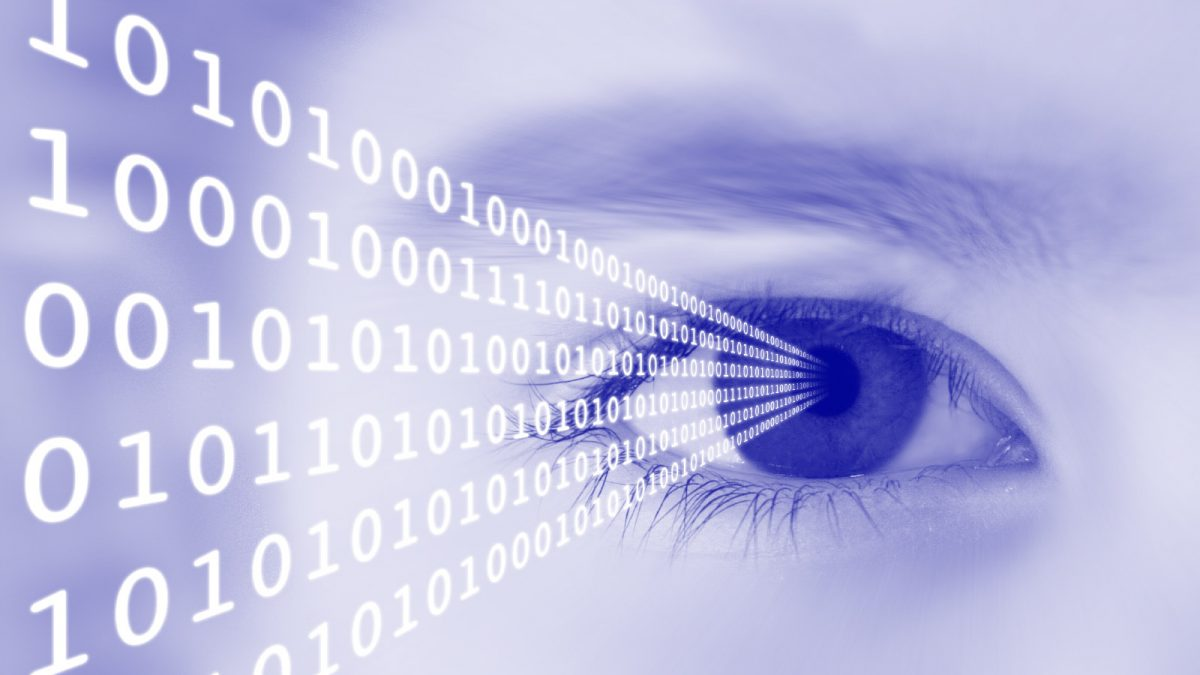
#> input picture img.jpg, 1200 x 675 px
$ jupyter execute 1_c_equlization.ipynb
#> lines starting #> are read from the running program, lines starting #| are printed output that depends on the picture; after the words box and inside, x2 and y2 are one past the last pixel; in counts of white or black regions, pixels touching at a corner belong together
[cell 1]
import numpy as np
import cv2
import matplotlib.pyplot as plt

def generate_histogram(image):
    """
    Generate a histogram for the given grayscale image.

    Parameters:
        image (numpy.ndarray): Input grayscale image.

    Returns:
        numpy.ndarray: Histogram of pixel intensities.
    """
    histogram = np.zeros(256)  # Array for pixel intensity counts (0–255)
    height, width = image.shape

    for i in range(height):
        for j in range(width):
            histogram[image[i, j]] += 1
    return histogram

def manual_histogram_equalization(image):
    """
    Perform histogram equalization manually on the input image.

    Parameters:
        image (numpy.ndarray): Input grayscale image.

    Returns:
        numpy.ndarray: Equalized image.
    """
    # Calculate histogram
    histogram = generate_histogram(image)

    # Normalize the histogram
    normalized_histogram = histogram / (image.shape[0] * image.shape[1])

    # Calculate the cumulative distribution function (CDF)
    cdf = np.cumsum(normalized_histogram)

    # Scale CDF to map to pixel intensity range [0, 255]
    cdf_scaled = (cdf * 255).astype(np.uint8)

    # Map the original pixel values to the equalized values using the scaled CDF
    equalized_image = np.zeros_like(image)
    for i in range(image.shape[0]):
        for j in range(image.shape[1]):
            equalized_image[i, j] = cdf_scaled[image[i, j]]

    return equalized_image

def plot_histograms_and_images(original_image, segmented_image, equalized_image):
    """
    Plot histograms and display the original, segmented, and equalized images side by side.

    Parameters:
        original_image (numpy.ndarray): Original grayscale image.
        segmented_image (numpy.ndarray): Segmented binary image.
        equalized_image (numpy.ndarray): Image after histogram equalization.
    """
    # Generate histograms
    original_histogram = generate_histogram(original_image)
    segmented_histogram = generate_histogram(segmented_image)
    equalized_histogram = generate_histogram(equalized_image)

    # Plot images and histograms
    plt.figure(figsize=(18, 12))

    # Original image and histogram
    plt.subplot(3, 3, 1)
    plt.imshow(original_image, cmap='gray')
    plt.title('Original Image')
    plt.axis('off')

    plt.subplot(3, 3, 2)
    plt.bar(range(256), original_histogram, color='gray', width=1)
    plt.title('Histogram of Original Image')
    plt.xlabel('Pixel Intensity')
    plt.ylabel('Frequency')

    # Segmented image and histogram
    plt.subplot(3, 3, 4)
    plt.imshow(segmented_image, cmap='gray')
    plt.title('Segmented Image')
    plt.axis('off')

    plt.subplot(3, 3, 5)
    plt.bar(range(256), segmented_histogram, color='gray', width=1)
    plt.title('Histogram of Segmented Image')
    plt.xlabel('Pixel Intensity')
    plt.ylabel('Frequency')

    # Equalized image and histogram
    plt.subplot(3, 3, 7)
    plt.imshow(equalized_image, cmap='gray')
    plt.title('Equalized Image')
    plt.axis('off')

    plt.subplot(3, 3, 8)
    plt.bar(range(256), equalized_histogram, color='gray', width=1)
    plt.title('Histogram of Equalized Image')
    plt.xlabel('Pixel Intensity')
    plt.ylabel('Frequency')

    plt.tight_layout()
    plt.show()

def plot_histogram_and_segment(image, threshold):
    """
    Perform threshold segmentation and return the segmented binary image.

    Parameters:
        image (numpy.ndarray): Input grayscale image.
        threshold (int): Threshold value for segmentation.

    Returns:
        numpy.ndarray: Segmented binary image.
    """
    # Apply threshold segmentation
    segmented_image = np.where(image > threshold, 255, 0).astype(np.uint8)
    return segmented_image

# Load a 512x512 grayscale image
image_path = "img.jpg"  # Replace with your image path
original_image = cv2.imread(image_path, cv2.IMREAD_GRAYSCALE)
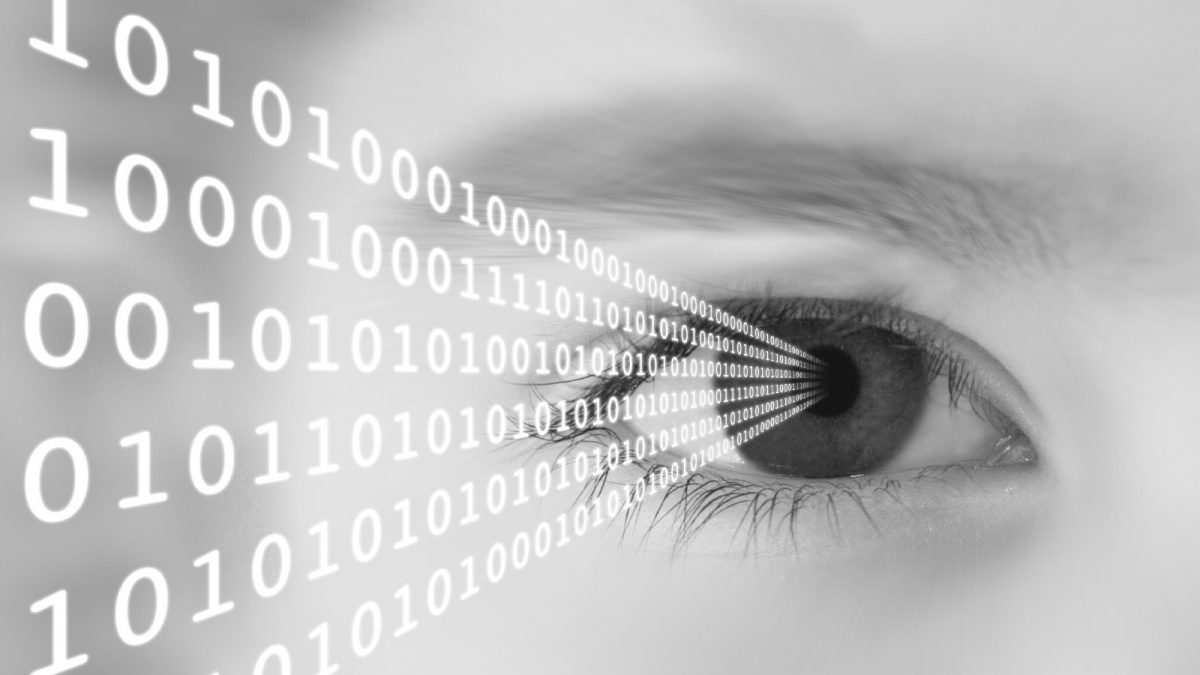
#> original_image: shape (675, 1200); min 11, max 255, mean 190.5

if original_image is None:
    raise ValueError("Could not load the image. Please check the file path.")

# Resize image if not 512x512
if original_image.shape != (512, 512):
    original_image = cv2.resize(original_image, (512, 512), interpolation=cv2.INTER_AREA)
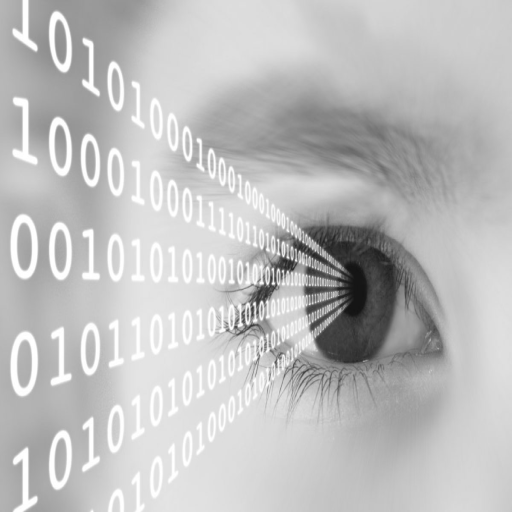
#> original_image: shape (512, 512); min 19, max 255, mean 190.5

# Choose a threshold value (can be determined from the histogram)
threshold_value = 150  # Example value, adjust as needed based on histogram observation

# Perform segmentation
segmented_image = plot_histogram_and_segment(original_image, threshold_value)
#> in plot_histogram_and_segment, `segmented_image = np.where(image > threshold, 255, 0).astype(np.uint8)`:
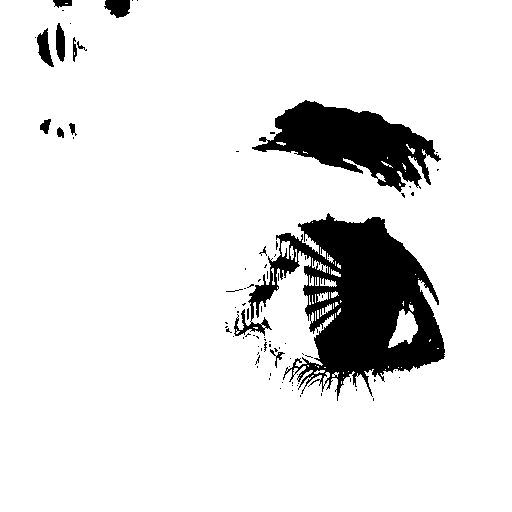
#> segmented_image: shape (512, 512); 89.2% white; 89 black regions (75 under 20 px), largest, box (x1, y1, x2, y2) and area: (234, 213, 445, 401) 18042, (252, 100, 441, 192) 8379, (104, 0, 130, 18) 354

# Perform histogram equalization manually
equalized_image = manual_histogram_equalization(original_image)
#> in manual_histogram_equalization, `histogram = generate_histogram(image)`: histogram = 256 values, max 5330 at index 220, min 0 at index 0, mean 1024
#> in manual_histogram_equalization, `normalized_histogram = histogram / (image.shape[0] * image.shape[1])`: normalized_histogram = 256 values, max 0.0203 at index 220, min 0 at index 0, mean 0.00391
#> in manual_histogram_equalization, `cdf = np.cumsum(normalized_histogram)`: cdf = 256 values from 0 to 1
#> in manual_histogram_equalization, `cdf_scaled = (cdf * 255).astype(np.uint8)`: cdf_scaled = 256 values from 0 to 255
#> after the loop in manual_histogram_equalization, `for i in range(image.shape[0]):`:
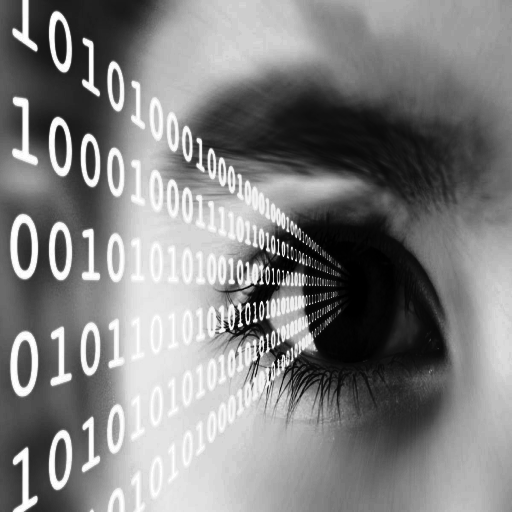
#> equalized_image: shape (512, 512); min 0, max 255, mean 128.2

# Plot original, segmented, and equalized images with histograms
plot_histograms_and_images(original_image, segmented_image, equalized_image)
#> in plot_histograms_and_images, `original_histogram = generate_histogram(original_image)`: original_histogram has the same summary as histogram in manual_histogram_equalization
#> in plot_histograms_and_images, `segmented_histogram = generate_histogram(segmented_image)`: segmented_histogram = 256 values, max 233933 at index 255, min 0 at index 1, mean 1024
#> in plot_histograms_and_images, `equalized_histogram = generate_histogram(equalized_image)`: equalized_histogram = 256 values, max 5330 at index 205, min 0 at index 30, mean 1024
#> in plot_histograms_and_images, `plt.show()`:
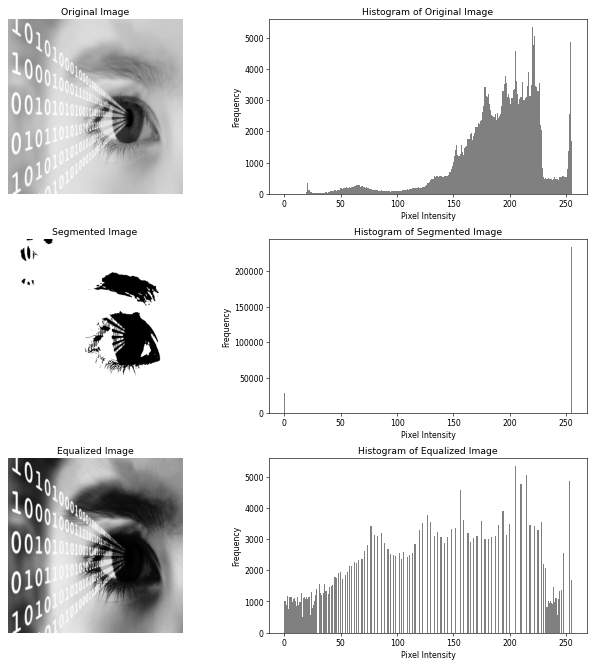
#> figure drawn by matplotlib, 6 panels; panel 2: tallest bar 5330 high, from x = 219.5 to 220.5; panel 4: tallest bar 233933 high, from x = 254.5 to 255.5; panel 6: tallest bar 5330 high, from x = 204.5 to 205.5
